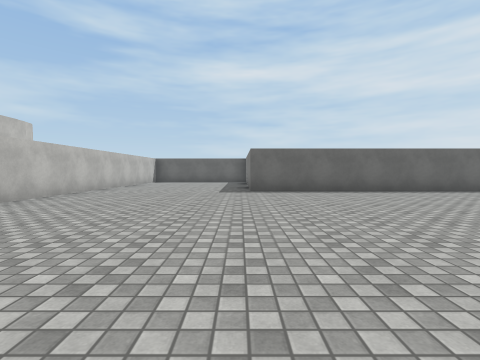
View 1 (above)

19 first-person views from a walk through a 3-D level made in the Unity game engine. The camera is 1.2 m above the floor, tilts 2° down and sees 85° across. The floor is counted in squares, 2 m on a side. Each view is taken from the middle of a square. On the plan, view 1 faces up. The plan holds only what a view shows up to about 9 squares ahead; the rest is blank. The place goes on beyond the plan. The player is left out. Surface patterns are stand-ins for the level's own textures.

View 2
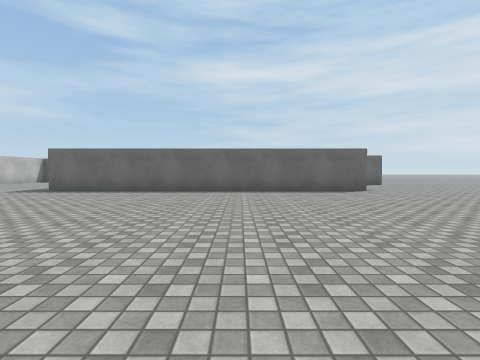

View 3
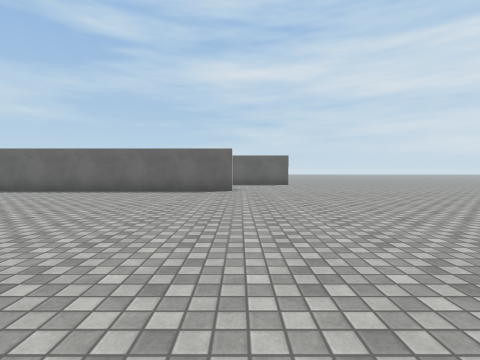

View 4
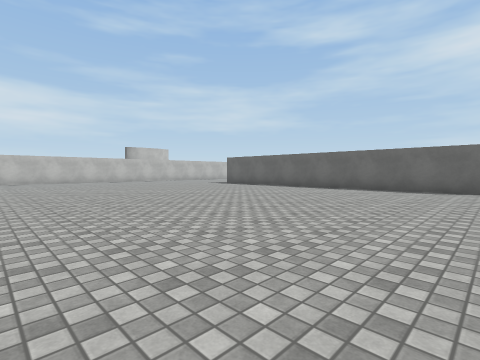

View 5
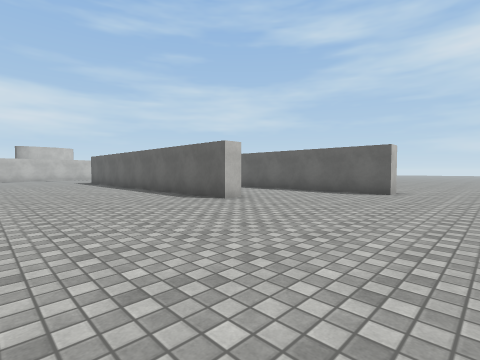

View 6
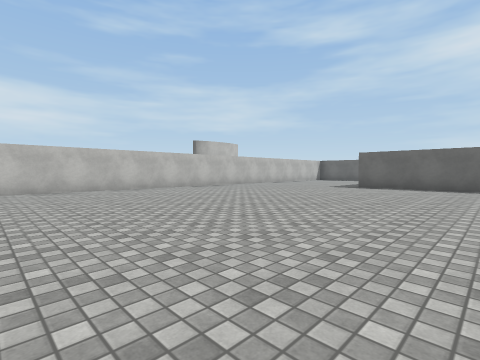

View 7
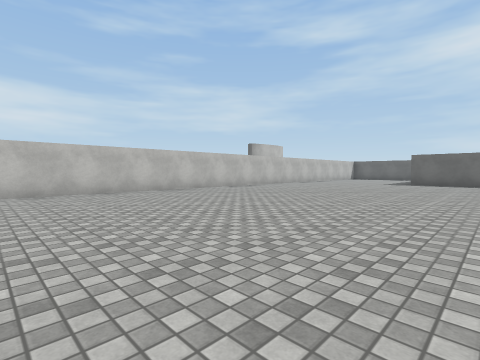

View 8
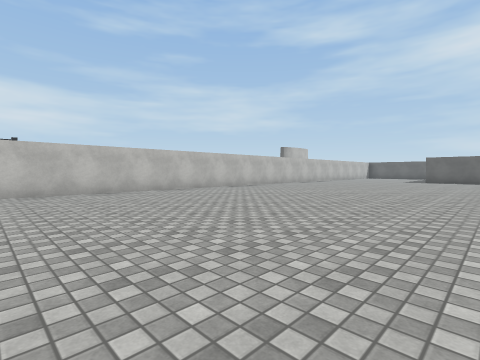

View 9
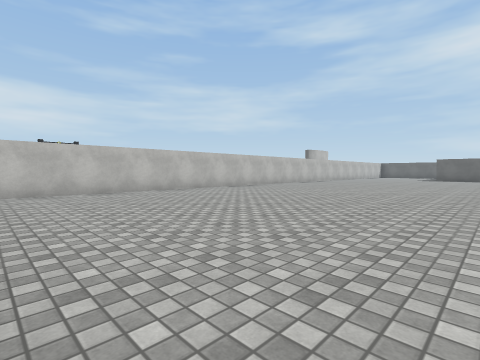

View 10
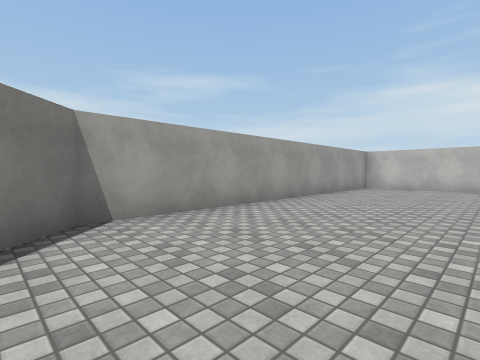

View 11
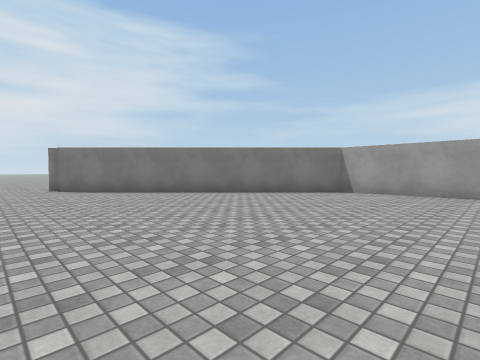

View 12
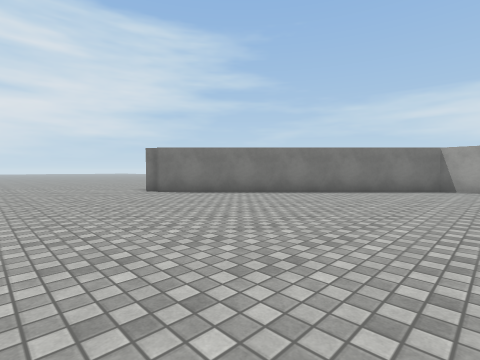

View 13
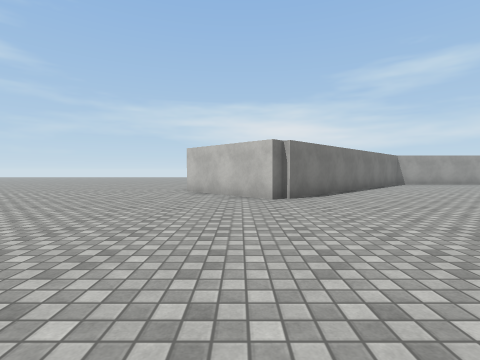

View 14
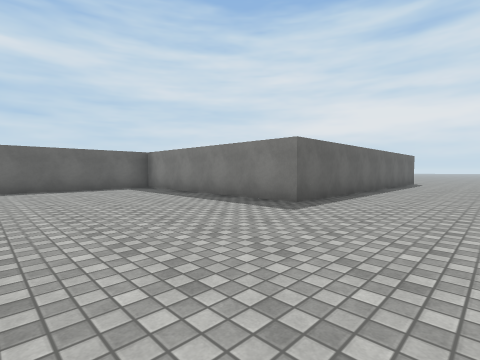

View 15
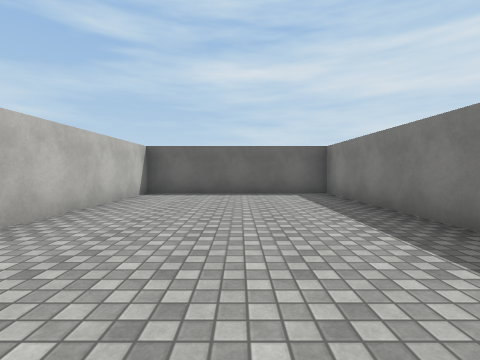

View 16
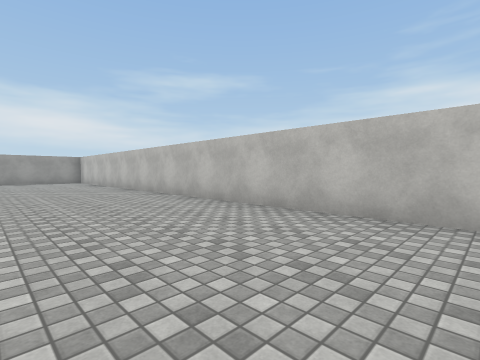

View 17
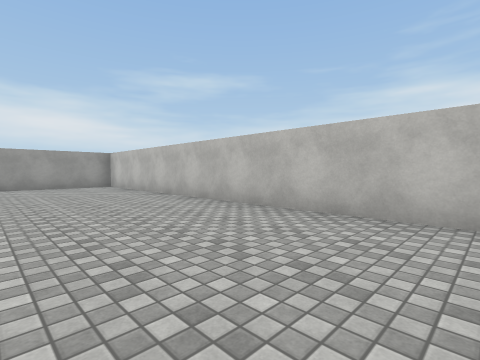

View 18
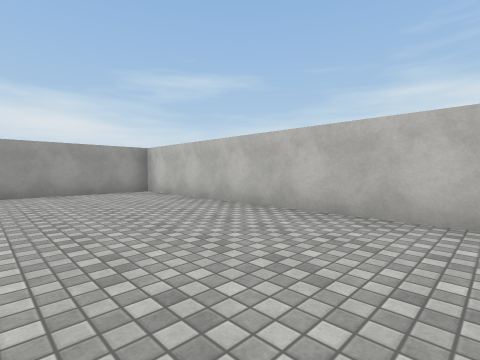

View 19
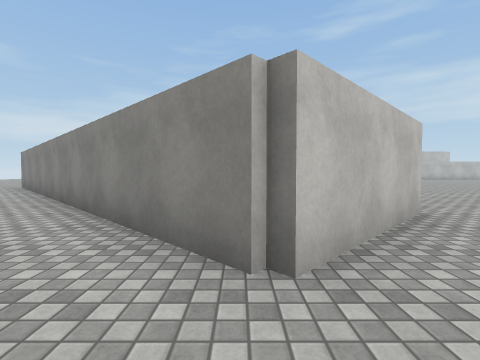

### Floor plan
Points are (right, up) in squares from view 1. A wall is a line through its corners. A room is listed if a view was taken in it or the views show most of it. See-through windows are left out.
Room 1 (views 1, 2, 3, 4, 5, 6, 7, 8, 9, 10, 11, 12, 13, 14, 15, 16, 17, 18)
walls: (10.3, -5.4) (12, -7.1); (-4.5, 2.9) (-4.5, -11.3) (4.3, -11.3) (9.9, -5.6); (9.8, 8.4) (9.8, 7.8) (0.3, 7.8) (0.3, 14) (-4.5, 14) (-4.5, 4.9); (12.1, 11.8) (12.1, 11.2) (10.6, 11.2)
ways out: opening at (13.5, -7) to room 2; opening at (9.5, 9.5); opening at (13.5, 11)
Room 2 (view 19)
walls: (12, -7.1) (12.7, -7.8) (5, -15.5)
ways out: opening at (13.5, -7) to room 1

Where each view was taken, in squares from view 1:
view 1: 0 up, 0 right, facing up
view 2: 0 up, 6 right, facing up
view 3: 0 up, 10 right, facing up
view 4: 1 down, 10 right, facing up-left
view 5: 4 up, 14 right, facing up-left
view 6: 2 down, 4 right, facing up-left
view 7: 5 down, 3 right, facing up-left
view 8: 8 down, 3 right, facing up-left
view 9: 11 down, 3 right, facing up-left
view 10: 8 down, 5 right, facing down-left
view 11: 4 down, 1 right, facing down-right
view 12: 2 down, 3 right, facing down-right
view 13: 0 up, 11 right, facing down
view 14: 5 up, 4 left, facing up-right
view 15: 7 up, 2 left, facing up
view 16: 3 up, 1 left, facing down-left
view 17: 1 down, 1 left, facing down-left
view 18: 4 down, 1 left, facing down-left
view 19: 8 down, 14 right, facing left
